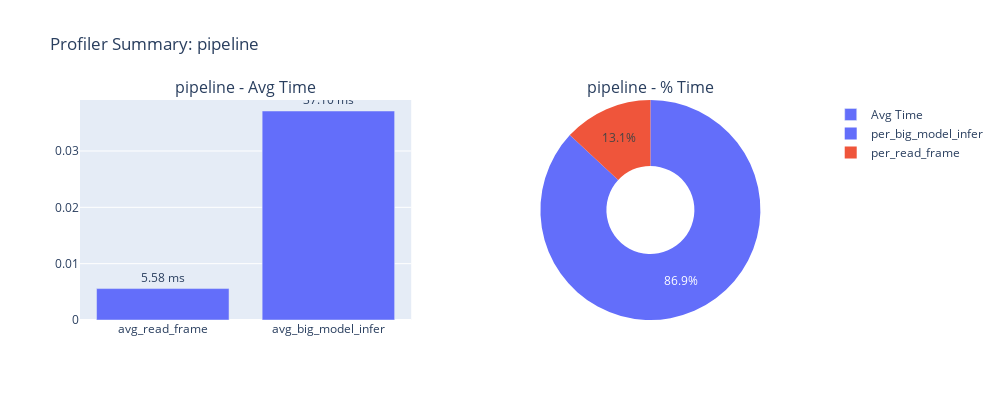
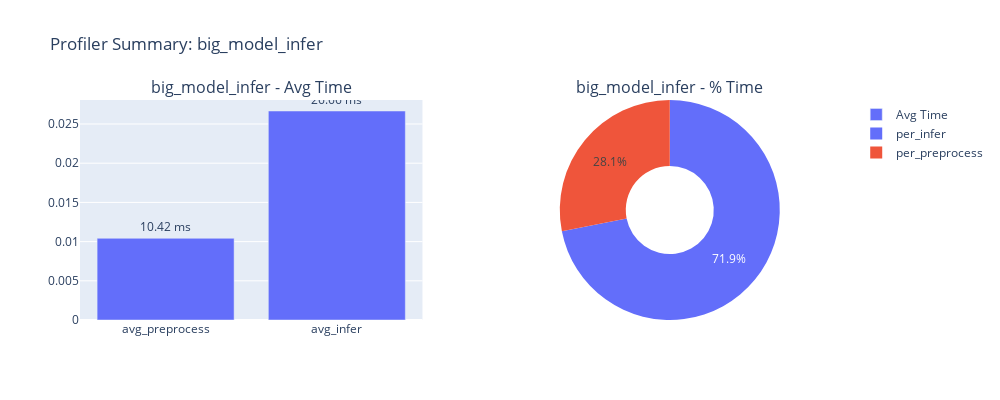
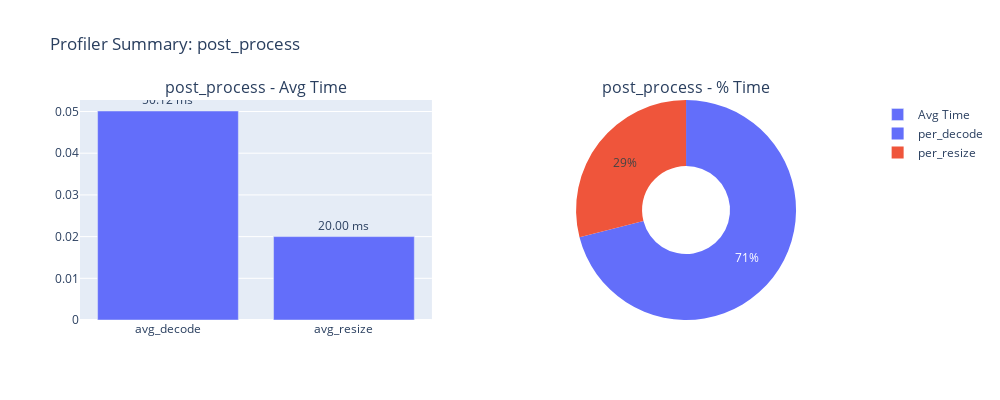

These figures' notebook cell, in order:
### Code cell
import plotly.graph_objects as go
from plotly.subplots import make_subplots


# --- Function to plot each context ---
import os
import plotly.graph_objects as go
from plotly.subplots import make_subplots


def plot_each_context(profiler_data, outdir=None, file_format="png", do_show=False):
    """
    Plot each context in a separate figure with bar + pie charts.
    Optionally save each figure in the specified format (png or svg).

    Args:
        profiler_data (dict): Nested profiling data
        outdir (str): Directory to save figures. If None, figures are only shown.
        file_format (str): Target file format, "png" or "svg". Default is "png".
    """
    if outdir is not None:
        os.makedirs(outdir, exist_ok=True)

    if file_format.lower() not in ["png", "svg"]:
        raise ValueError("file_format must be 'png' or 'svg'")
    results = {} # {context: fig}

    for ctx, ctx_data in profiler_data.items():
        summary = ctx_data["step_dict"]["summary"]
        avg_times = summary["avg_time"]
        percent_times = summary["percent_time"]

        # Create figure with 1 row, 2 columns
        fig = make_subplots(
            rows=1,
            cols=2,
            subplot_titles=[f"{ctx} - Avg Time", f"{ctx} - % Time"],
            specs=[[{"type": "bar"}, {"type": "pie"}]],
        )

        # Bar chart
        fig.add_trace(
            go.Bar(
                x=list(avg_times.keys()),
                y=list(avg_times.values()),
                text=[f"{v*1000:.2f} ms" for v in avg_times.values()],
                textposition="outside",
                name="Avg Time",
            ),
            row=1,
            col=1,
        )

        # Pie chart
        fig.add_trace(
            go.Pie(
                labels=list(percent_times.keys()),
                values=list(percent_times.values()),
                hole=0.4,
                name="% Time",
            ),
            row=1,
            col=2,
        )

        fig.update_layout(
            title_text=f"Profiler Summary: {ctx}",
            width=1000,
            height=400,
            showlegend=True,
        )

        # Show figure
        if do_show:
            fig.show()

        # Save figure if outdir is provided
        if outdir is not None:
            file_path = os.path.join(outdir, f"{ctx}_summary.{file_format.lower()}")
            fig.write_image(file_path)
            print(f"Saved figure: {file_path}")

        results[ctx] = fig
    return results


# --- Test data ---
test_data = {
    "pipeline": {
        "duration": 0.960867,
        "step_dict": {
            "summary": {
                "avg_time": {
                    "avg_read_frame": 0.00558,
                    "avg_big_model_infer": 0.03710,
                },
                "percent_time": {
                    "per_read_frame": 13.08,
                    "per_big_model_infer": 86.92,
                },
                "total_avg_time": 0.04268,
            },
            "detail": {},
        },
    },
    "big_model_infer": {
        "duration": 0.93146,
        "step_dict": {
            "summary": {
                "avg_time": {
                    "avg_preprocess": 0.01042,
                    "avg_infer": 0.02666,
                },
                "percent_time": {
                    "per_preprocess": 28.10,
                    "per_infer": 71.89,
                },
                "total_avg_time": 0.03709,
            },
            "detail": {},
        },
    },
    "post_process": {
        "duration": 0.20012,
        "step_dict": {
            "summary": {
                "avg_time": {
                    "avg_decode": 0.05012,
                    "avg_resize": 0.02000,
                },
                "percent_time": {
                    "per_decode": 71.0,
                    "per_resize": 29.0,
                },
                "total_avg_time": 0.07012,
            },
            "detail": {},
        },
    },
}

# --- Run test ---
plot_each_context(test_data, do_show=True, outdir="profiler_plots", file_format="png")

### Figure 1 — Plotly figure (JSON) as saved in the notebook; plotly's stock layout.template omitted (floating-point values rounded to 4 significant figures)
{"data": [{"name": "Avg Time", "text": ["5.58 ms", "37.10 ms"], "textposition": "outside", "type": "bar", "x": ["avg_read_frame", "avg_big_model_infer"], "xaxis": "x", "y": [0.00558, 0.0371], "yaxis": "y"}, {"domain": {"x": [0.55, 1], "y": [0, 1]}, "hole": 0.4, "labels": ["per_read_frame", "per_big_model_infer"], "name": "% Time", "type": "pie", "values": [13.08, 86.92]}], "layout": {"annotations": [{"font": {"size": 16}, "showarrow": false, "text": "pipeline - Avg Time", "x": 0.225, "xanchor": "center", "xref": "paper", "y": 1, "yanchor": "bottom", "yref": "paper"}, {"font": {"size": 16}, "showarrow": false, "text": "pipeline - % Time", "x": 0.775, "xanchor": "center", "xref": "paper", "y": 1, "yanchor": "bottom", "yref": "paper"}], "height": 400, "showlegend": true, "title": {"text": "Profiler Summary: pipeline"}, "width": 1000, "xaxis": {"anchor": "y", "domain": [0, 0.45]}, "yaxis": {"anchor": "x", "domain": [0, 1]}}}

### Figure 2 — Plotly figure (JSON) as saved in the notebook; plotly's stock layout.template omitted (floating-point values rounded to 4 significant figures)
{"data": [{"name": "Avg Time", "text": ["10.42 ms", "26.66 ms"], "textposition": "outside", "type": "bar", "x": ["avg_preprocess", "avg_infer"], "xaxis": "x", "y": [0.01042, 0.02666], "yaxis": "y"}, {"domain": {"x": [0.55, 1], "y": [0, 1]}, "hole": 0.4, "labels": ["per_preprocess", "per_infer"], "name": "% Time", "type": "pie", "values": [28.1, 71.89]}], "layout": {"annotations": [{"font": {"size": 16}, "showarrow": false, "text": "big_model_infer - Avg Time", "x": 0.225, "xanchor": "center", "xref": "paper", "y": 1, "yanchor": "bottom", "yref": "paper"}, {"font": {"size": 16}, "showarrow": false, "text": "big_model_infer - % Time", "x": 0.775, "xanchor": "center", "xref": "paper", "y": 1, "yanchor": "bottom", "yref": "paper"}], "height": 400, "showlegend": true, "title": {"text": "Profiler Summary: big_model_infer"}, "width": 1000, "xaxis": {"anchor": "y", "domain": [0, 0.45]}, "yaxis": {"anchor": "x", "domain": [0, 1]}}}

### Figure 3 — Plotly figure (JSON) as saved in the notebook; plotly's stock layout.template omitted (floating-point values rounded to 4 significant figures)
{"data": [{"name": "Avg Time", "text": ["50.12 ms", "20.00 ms"], "textposition": "outside", "type": "bar", "x": ["avg_decode", "avg_resize"], "xaxis": "x", "y": [0.05012, 0.02], "yaxis": "y"}, {"domain": {"x": [0.55, 1], "y": [0, 1]}, "hole": 0.4, "labels": ["per_decode", "per_resize"], "name": "% Time", "type": "pie", "values": [71, 29]}], "layout": {"annotations": [{"font": {"size": 16}, "showarrow": false, "text": "post_process - Avg Time", "x": 0.225, "xanchor": "center", "xref": "paper", "y": 1, "yanchor": "bottom", "yref": "paper"}, {"font": {"size": 16}, "showarrow": false, "text": "post_process - % Time", "x": 0.775, "xanchor": "center", "xref": "paper", "y": 1, "yanchor": "bottom", "yref": "paper"}], "height": 400, "showlegend": true, "title": {"text": "Profiler Summary: post_process"}, "width": 1000, "xaxis": {"anchor": "y", "domain": [0, 0.45]}, "yaxis": {"anchor": "x", "domain": [0, 1]}}}
